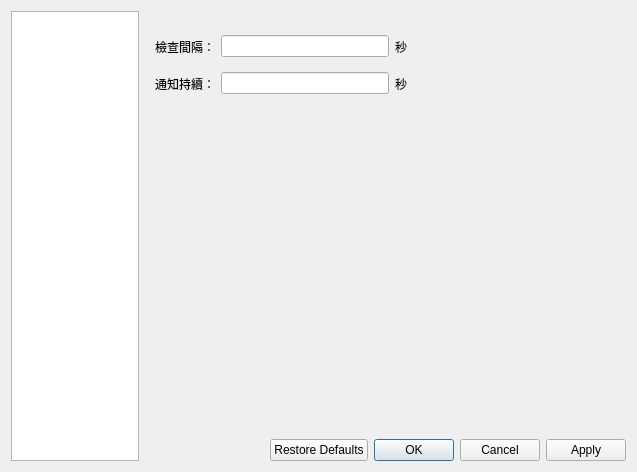
<?xml version="1.0" encoding="UTF-8"?>
<ui version="4.0">
 <class>settingDia</class>
 <widget class="QDialog" name="settingDia">
  <property name="windowModality">
   <enum>Qt::WindowModal</enum>
  </property>
  <property name="geometry">
   <rect>
    <x>0</x>
    <y>0</y>
    <width>637</width>
    <height>472</height>
   </rect>
  </property>
  <property name="windowTitle">
   <string>Setting</string>
  </property>
  <layout class="QGridLayout" name="gridLayout">
   <item row="0" column="0">
    <layout class="QHBoxLayout" name="horizontalLayout_5">
     <item>
      <widget class="QListWidget" name="contentList">
       <property name="sizePolicy">
        <sizepolicy hsizetype="Maximum" vsizetype="Expanding">
         <horstretch>1</horstretch>
         <verstretch>0</verstretch>
        </sizepolicy>
       </property>
       <property name="minimumSize">
        <size>
         <width>0</width>
         <height>0</height>
        </size>
       </property>
       <property name="maximumSize">
        <size>
         <width>128</width>
         <height>16777215</height>
        </size>
       </property>
      </widget>
     </item>
     <item>
      <layout class="QVBoxLayout" name="verticalLayout_6">
       <item>
        <widget class="QStackedWidget" name="pageWidget">
         <property name="sizePolicy">
          <sizepolicy hsizetype="Expanding" vsizetype="Preferred">
           <horstretch>10</horstretch>
           <verstretch>0</verstretch>
          </sizepolicy>
         </property>
         <property name="currentIndex">
          <number>0</number>
         </property>
         <widget class="QWidget" name="page">
          <widget class="QWidget" name="layoutWidget">
           <property name="geometry">
            <rect>
             <x>10</x>
             <y>20</y>
             <width>252</width>
             <height>68</height>
            </rect>
           </property>
           <layout class="QVBoxLayout" name="verticalLayout">
            <item>
             <layout class="QHBoxLayout" name="horizontalLayout">
              <item>
               <widget class="QLabel" name="label">
                <property name="text">
                 <string>檢查間隔：</string>
                </property>
                <property name="buddy">
                 <cstring>checkTimeLE</cstring>
                </property>
               </widget>
              </item>
              <item>
               <widget class="QLineEdit" name="checkTimeLE">
                <property name="alignment">
                 <set>Qt::AlignRight|Qt::AlignTrailing|Qt::AlignVCenter</set>
                </property>
               </widget>
              </item>
              <item>
               <widget class="QLabel" name="label_2">
                <property name="text">
                 <string>秒</string>
                </property>
               </widget>
              </item>
             </layout>
            </item>
            <item>
             <layout class="QHBoxLayout" name="horizontalLayout_2">
              <item>
               <widget class="QLabel" name="label_3">
                <property name="text">
                 <string>通知持續：</string>
                </property>
                <property name="buddy">
                 <cstring>notifyTimeLE</cstring>
                </property>
               </widget>
              </item>
              <item>
               <widget class="QLineEdit" name="notifyTimeLE">
                <property name="alignment">
                 <set>Qt::AlignRight|Qt::AlignTrailing|Qt::AlignVCenter</set>
                </property>
               </widget>
              </item>
              <item>
               <widget class="QLabel" name="label_4">
                <property name="text">
                 <string>秒</string>
                </property>
               </widget>
              </item>
             </layout>
            </item>
           </layout>
          </widget>
         </widget>
         <widget class="QWidget" name="page_2">
          <layout class="QGridLayout" name="gridLayout_2">
           <item row="0" column="0">
            <layout class="QVBoxLayout" name="verticalLayout_5">
             <item>
              <widget class="QLabel" name="label_6">
               <property name="text">
                <string>&lt;html&gt;&lt;head/&gt;&lt;body&gt;&lt;p&gt;&lt;span style=&quot; font-size:10pt; font-weight:600; color:#ff0000;&quot;&gt;警告&lt;/span&gt;&lt;span style=&quot; font-size:10pt;&quot;&gt;：以下設定關係到本程式能否正常運作, 如果無法確定請勿更改，&lt;/span&gt;&lt;/p&gt;&lt;p&gt;&lt;span style=&quot; font-size:10pt;&quot;&gt;如因此造成問題, 本作者絕不負責&lt;/span&gt;&lt;/p&gt;&lt;/body&gt;&lt;/html&gt;</string>
               </property>
              </widget>
             </item>
             <item>
              <layout class="QHBoxLayout" name="horizontalLayout_3">
               <item>
                <widget class="QLabel" name="label_5">
                 <property name="text">
                  <string>Interface：</string>
                 </property>
                 <property name="buddy">
                  <cstring>interfaceCB</cstring>
                 </property>
                </widget>
               </item>
               <item>
                <widget class="QComboBox" name="interfaceCB"/>
               </item>
              </layout>
             </item>
             <item>
              <layout class="QVBoxLayout" name="verticalLayout_2">
               <item>
                <widget class="QLabel" name="label_7">
                 <property name="text">
                  <string>Disconnect Command(%s for interface):</string>
                 </property>
                 <property name="buddy">
                  <cstring>disconnectCmdLE</cstring>
                 </property>
                </widget>
               </item>
               <item>
                <widget class="QLineEdit" name="disconnectCmdLE"/>
               </item>
              </layout>
             </item>
             <item>
              <layout class="QVBoxLayout" name="verticalLayout_3">
               <item>
                <widget class="QLabel" name="label_8">
                 <property name="text">
                  <string>Connect Command(%s for connect UUID):</string>
                 </property>
                 <property name="buddy">
                  <cstring>connectCmdLE</cstring>
                 </property>
                </widget>
               </item>
               <item>
                <widget class="QLineEdit" name="connectCmdLE"/>
               </item>
              </layout>
             </item>
             <item>
              <layout class="QVBoxLayout" name="verticalLayout_4">
               <item>
                <widget class="QLabel" name="label_9">
                 <property name="text">
                  <string>Connect UUID:</string>
                 </property>
                 <property name="buddy">
                  <cstring>connectUuidLE</cstring>
                 </property>
                </widget>
               </item>
               <item>
                <widget class="QLineEdit" name="connectUuidLE"/>
               </item>
              </layout>
             </item>
            </layout>
           </item>
          </layout>
         </widget>
        </widget>
       </item>
       <item>
        <layout class="QHBoxLayout" name="horizontalLayout_4">
         <item>
          <spacer name="horizontalSpacer">
           <property name="orientation">
            <enum>Qt::Horizontal</enum>
           </property>
           <property name="sizeHint" stdset="0">
            <size>
             <width>40</width>
             <height>20</height>
            </size>
           </property>
          </spacer>
         </item>
         <item>
          <widget class="QDialogButtonBox" name="buttonBox">
           <property name="standardButtons">
            <set>QDialogButtonBox::Apply|QDialogButtonBox::Cancel|QDialogButtonBox::Ok|QDialogButtonBox::RestoreDefaults</set>
           </property>
          </widget>
         </item>
        </layout>
       </item>
      </layout>
     </item>
    </layout>
   </item>
  </layout>
 </widget>
 <resources/>
 <connections>
  <connection>
   <sender>contentList</sender>
   <signal>currentRowChanged(int)</signal>
   <receiver>pageWidget</receiver>
   <slot>setCurrentIndex(int)</slot>
   <hints>
    <hint type="sourcelabel">
     <x>91</x>
     <y>131</y>
    </hint>
    <hint type="destinationlabel">
     <x>209</x>
     <y>153</y>
    </hint>
   </hints>
  </connection>
 </connections>
</ui>
